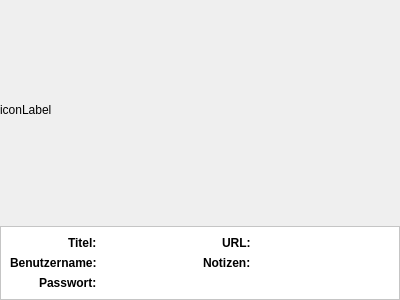
<?xml version="1.0" encoding="UTF-8"?>
<ui version="4.0">
 <class>Frame</class>
 <widget class="QFrame" name="Frame">
  <property name="geometry">
   <rect>
    <x>0</x>
    <y>0</y>
    <width>400</width>
    <height>300</height>
   </rect>
  </property>
  <property name="windowTitle">
   <string>Frame</string>
  </property>
  <property name="frameShape">
   <enum>QFrame::NoFrame</enum>
  </property>
  <layout class="QVBoxLayout" name="verticalLayout" stretch="1,0">
   <property name="leftMargin">
    <number>0</number>
   </property>
   <property name="topMargin">
    <number>0</number>
   </property>
   <property name="rightMargin">
    <number>0</number>
   </property>
   <property name="bottomMargin">
    <number>0</number>
   </property>
   <item>
    <widget class="QLabel" name="iconLabel">
     <property name="sizePolicy">
      <sizepolicy hsizetype="Minimum" vsizetype="Minimum">
       <horstretch>0</horstretch>
       <verstretch>0</verstretch>
      </sizepolicy>
     </property>
     <property name="text">
      <string>iconLabel</string>
     </property>
    </widget>
   </item>
   <item>
    <widget class="QFrame" name="frame">
     <property name="sizePolicy">
      <sizepolicy hsizetype="Minimum" vsizetype="Minimum">
       <horstretch>0</horstretch>
       <verstretch>0</verstretch>
      </sizepolicy>
     </property>
     <property name="palette">
      <palette>
       <active>
        <colorrole role="Base">
         <brush brushstyle="SolidPattern">
          <color alpha="255">
           <red>255</red>
           <green>255</green>
           <blue>255</blue>
          </color>
         </brush>
        </colorrole>
        <colorrole role="Window">
         <brush brushstyle="SolidPattern">
          <color alpha="255">
           <red>255</red>
           <green>255</green>
           <blue>255</blue>
          </color>
         </brush>
        </colorrole>
       </active>
       <inactive>
        <colorrole role="Base">
         <brush brushstyle="SolidPattern">
          <color alpha="255">
           <red>255</red>
           <green>255</green>
           <blue>255</blue>
          </color>
         </brush>
        </colorrole>
        <colorrole role="Window">
         <brush brushstyle="SolidPattern">
          <color alpha="255">
           <red>255</red>
           <green>255</green>
           <blue>255</blue>
          </color>
         </brush>
        </colorrole>
       </inactive>
       <disabled>
        <colorrole role="Base">
         <brush brushstyle="SolidPattern">
          <color alpha="255">
           <red>255</red>
           <green>255</green>
           <blue>255</blue>
          </color>
         </brush>
        </colorrole>
        <colorrole role="Window">
         <brush brushstyle="SolidPattern">
          <color alpha="255">
           <red>255</red>
           <green>255</green>
           <blue>255</blue>
          </color>
         </brush>
        </colorrole>
       </disabled>
      </palette>
     </property>
     <property name="autoFillBackground">
      <bool>true</bool>
     </property>
     <property name="frameShape">
      <enum>QFrame::StyledPanel</enum>
     </property>
     <property name="frameShadow">
      <enum>QFrame::Raised</enum>
     </property>
     <layout class="QHBoxLayout" name="horizontalLayout_2">
      <item>
       <layout class="QFormLayout" name="formLayout_2">
        <property name="labelAlignment">
         <set>Qt::AlignRight|Qt::AlignTrailing|Qt::AlignVCenter</set>
        </property>
        <item row="0" column="0">
         <widget class="QLabel" name="titleTextLabel">
          <property name="font">
           <font>
            <weight>75</weight>
            <bold>true</bold>
           </font>
          </property>
          <property name="text">
           <string>Titel:</string>
          </property>
         </widget>
        </item>
        <item row="0" column="1">
         <widget class="QLabel" name="titleLabel">
          <property name="text">
           <string/>
          </property>
         </widget>
        </item>
        <item row="1" column="0">
         <widget class="QLabel" name="usernameTextLabel">
          <property name="font">
           <font>
            <weight>75</weight>
            <bold>true</bold>
           </font>
          </property>
          <property name="text">
           <string>Benutzername:</string>
          </property>
         </widget>
        </item>
        <item row="1" column="1">
         <widget class="QLabel" name="usernameLabel">
          <property name="text">
           <string/>
          </property>
         </widget>
        </item>
        <item row="2" column="0">
         <widget class="QLabel" name="passwordTextLabel">
          <property name="font">
           <font>
            <weight>75</weight>
            <bold>true</bold>
           </font>
          </property>
          <property name="text">
           <string>Passwort:</string>
          </property>
         </widget>
        </item>
        <item row="2" column="1">
         <widget class="QLabel" name="passwordLabel">
          <property name="text">
           <string/>
          </property>
         </widget>
        </item>
       </layout>
      </item>
      <item>
       <layout class="QFormLayout" name="formLayout_3">
        <property name="labelAlignment">
         <set>Qt::AlignRight|Qt::AlignTrailing|Qt::AlignVCenter</set>
        </property>
        <item row="0" column="0">
         <widget class="QLabel" name="urlTextLabel">
          <property name="font">
           <font>
            <weight>75</weight>
            <bold>true</bold>
           </font>
          </property>
          <property name="text">
           <string>URL:</string>
          </property>
         </widget>
        </item>
        <item row="0" column="1">
         <widget class="QLabel" name="urlLabel">
          <property name="text">
           <string/>
          </property>
         </widget>
        </item>
        <item row="1" column="0">
         <widget class="QLabel" name="notesTextLabel">
          <property name="font">
           <font>
            <weight>75</weight>
            <bold>true</bold>
           </font>
          </property>
          <property name="text">
           <string>Notizen:</string>
          </property>
         </widget>
        </item>
        <item row="1" column="1">
         <widget class="QLabel" name="notesLabel">
          <property name="text">
           <string/>
          </property>
         </widget>
        </item>
       </layout>
      </item>
     </layout>
    </widget>
   </item>
  </layout>
 </widget>
 <resources/>
 <connections/>
</ui>
